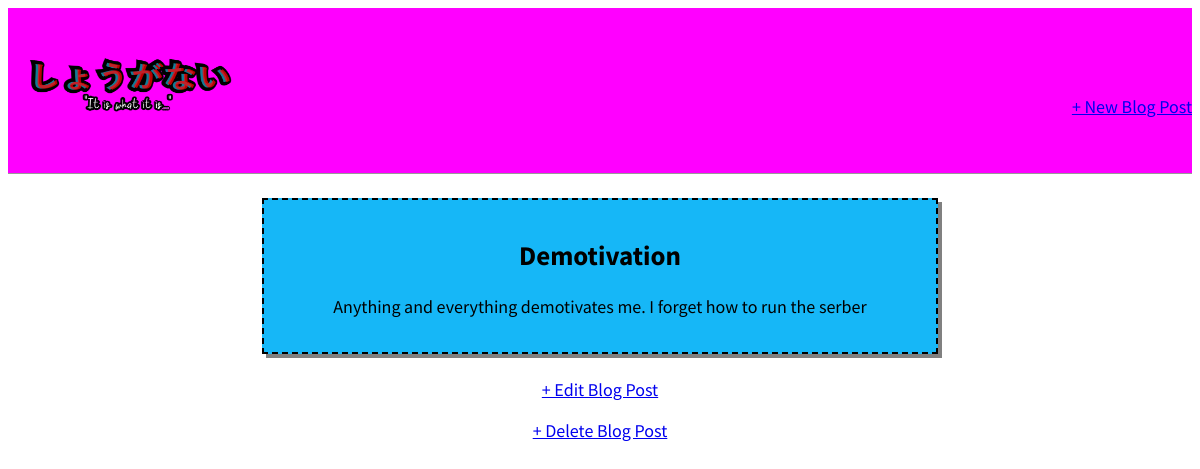
The page /posts/5/ (signed in) on the database its author committed.
### Shougonai/models.py (models this page shows, shortened)
class Posts(models.Model):
    title = models.CharField(max_length=500)
    author = models.ForeignKey(
        'accounts.CustomUser',
        on_delete=models.CASCADE,
    )
    body = models.TextField()

### Shougonai/views.py (the view)
# urls.py: path('posts/<int:pk>/', BlogDetailView.as_view(),
class BlogDetailView(LoginRequiredMixin, DetailView):
    model = Posts
    template_name = 'post_detail.html'

### templates/post_detail.html
<!DOCTYPE html>
{% extends 'base.html' %}
{% block content %}
<div class="posts-entry">
    <h2>{{ posts.title }}</h2>
    <p>{{ posts.body }}</p>
</div>
<a href="{% url 'post_edit' posts.pk %}">+ Edit Blog Post</a>
<p><a href="{% url 'post_delete' posts.pk %}">+ Delete Blog Post</a></p>
{% endblock content %}

### static/css/base.css (style rules this page uses)
body { text-align: center; font-family: 'Source Sans Pro', sans-serif; font-size: 18px; background-color: white; }
.posts-entry { margin: 1.5rem auto; padding: 1rem; border-style: dashed; border-width: 2px; max-width: 40rem; background-color: rgb(22, 183, 247); box-shadow: 4px 4px grey; }

### rows shown on the page
Posts: title "Demotivation", body "Anything and everything demotivates me. I forget how to run the serber"
